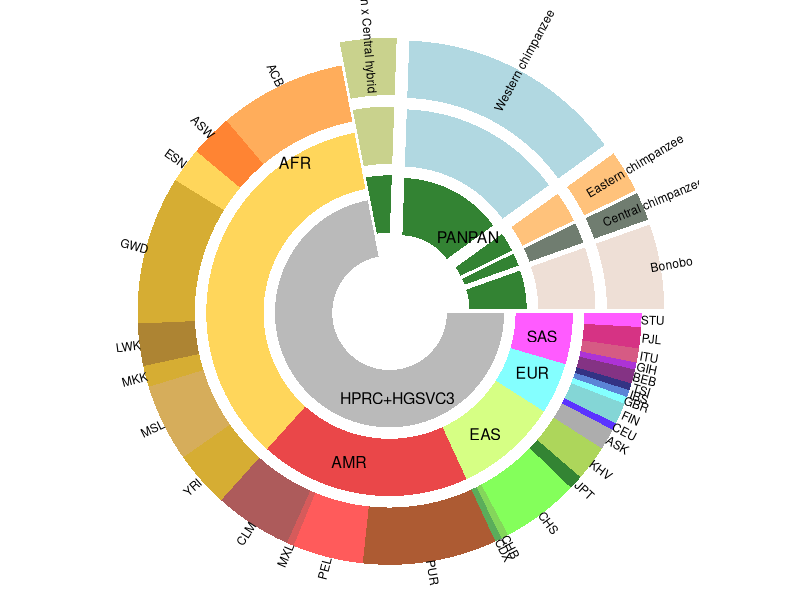
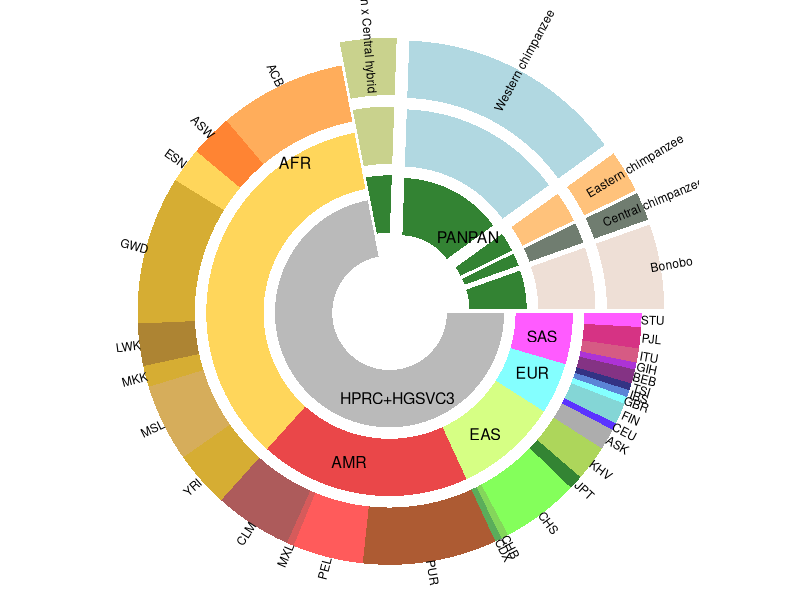

R code for these plots, in order:
## ---- chunk 1
knitr::opts_chunk$set(echo = TRUE)
## ---- chunk 2
# Load required libraries
library(tidyverse)

# Read the data
data <- read_tsv("PANPAN_HPRC_HGSVC_METADATA.txt")

# Create a function to get simplified dataset type
get_dataset_type2 <- function(dataset) {
  if (grepl("PANPAN", dataset)) return("PANPAN")
  return("HPRC+HGSVC3")
}

# Define colors for simplified dataset types
dataset_colors2 <- c(
  "PANPAN" = "darkgreen",
  "HPRC+HGSVC3" = "darkgrey"
)

# Prepare the data
plot_data <- data %>%
  mutate(dataset2 = sapply(dataset, get_dataset_type2),
         dataset_color = dataset_colors2[dataset2]) %>%
  group_by(p2, HPRC_meta.Population, dataset2, dataset_color, Continent.colors, HPRC_PANPAN.color) %>%
  summarise(count = n()) %>%
  ungroup()

# Define the correct order of continents
continent_order <- c("AFR", "AMR", "EAS", "EUR", "SAS")

# Reorder the data based on the defined continent order and ensure PANPAN samples are grouped
plot_data <- plot_data %>%
  mutate(p2 = factor(p2, levels = continent_order)) %>%
  arrange(p2, desc(dataset2), HPRC_meta.Population) %>%
  mutate(group = row_number())

# Calculate cumulative counts and angles for positioning
plot_data <- plot_data %>%
  mutate(
    end = cumsum(count),
    start = end - count,
    total = sum(count),
    start_angle = 2 * pi * start / total,
    end_angle = 2 * pi * end / total,
    mid_angle = (start_angle + end_angle) / 2
  )

# Function to create a data frame for each ring
create_ring_data <- function(data, r_inner, r_outer, explode_factor = 0) {
  data %>%
    rowwise() %>%
    mutate(
      explode_mid = if_else(dataset2 == "PANPAN", explode_factor, 0),
      x_mid = (r_inner + r_outer) / 2 * cos(mid_angle),
      y_mid = (r_inner + r_outer) / 2 * sin(mid_angle),
      x_explode = x_mid + explode_mid * cos(mid_angle),
      y_explode = y_mid + explode_mid * sin(mid_angle),
      x_diff = x_explode - x_mid,
      y_diff = y_explode - y_mid,
      x = list(c(r_inner * cos(seq(start_angle, end_angle, length.out = 50)),
                 r_outer * cos(seq(end_angle, start_angle, length.out = 50))) + x_diff),
      y = list(c(r_inner * sin(seq(start_angle, end_angle, length.out = 50)),
                 r_outer * sin(seq(end_angle, start_angle, length.out = 50))) + y_diff)
    ) %>%
    unnest(cols = c(x, y))
}

# Create data for each ring
dataset_ring <- create_ring_data(plot_data, 0.5, 1, explode_factor = 0.2) %>% mutate(ring = "dataset")
continent_ring <- create_ring_data(plot_data, 1.1, 1.6, explode_factor = 0.2) %>% mutate(ring = "continent")
population_ring <- create_ring_data(plot_data, 1.7, 2.2, explode_factor = 0.2) %>% mutate(ring = "population")

# Combine all rings
all_rings <- bind_rows(dataset_ring, continent_ring, population_ring)

# Create summary data for dataset and continent labels
dataset_labels <- plot_data %>%
  group_by(dataset2) %>%
  summarise(
    mid_angle = mean(mid_angle),
    count = sum(count)
  ) %>%
  mutate(
    x = 0.75 * cos(mid_angle) + if_else(dataset2 == "PANPAN", 0.2 * cos(mid_angle), 0),
    y = 0.75 * sin(mid_angle) + if_else(dataset2 == "PANPAN", 0.2 * sin(mid_angle), 0)
  )

continent_labels <- plot_data %>%
  group_by(p2) %>%
  summarise(
    mid_angle = mean(mid_angle),
    count = sum(count),
    is_panpan = any(dataset2 == "PANPAN")
  ) %>%
  mutate(
    x = 1.35 * cos(mid_angle) + if_else(is_panpan, 0.2 * cos(mid_angle), 0),
    y = 1.35 * sin(mid_angle) + if_else(is_panpan, 0.2 * sin(mid_angle), 0)
  )

# Create the plot
p <- ggplot(all_rings) +
  geom_polygon(aes(x = x, y = y, group = interaction(group, ring), 
                   fill = case_when(
                     ring == "dataset" ~ dataset_color,
                     ring == "continent" ~ Continent.colors,
                     ring == "population" ~ HPRC_PANPAN.color
                   )),
               alpha = 0.8) +
  # Dataset labels
  geom_text(data = dataset_labels,
            aes(x = x, y = y, label = dataset2),
            hjust = 0.5, vjust = 0.5, size = 4, color = "black") +
  # Continent labels
  geom_text(data = continent_labels,
            aes(x = x, y = y, label = p2),
            hjust = 0.5, vjust = 0.5, size = 4) +
  # Population labels (outside)
  geom_text(data = mutate(plot_data,
                          x = 2.3 * cos(mid_angle) + if_else(dataset2 == "PANPAN", 0.2 * cos(mid_angle), 0),
                          y = 2.3 * sin(mid_angle) + if_else(dataset2 == "PANPAN", 0.2 * sin(mid_angle), 0)),
            aes(x = x, y = y, 
                label = HPRC_meta.Population,
                angle = (mid_angle * 180 / pi + 90) %% 180 - 90),
            hjust = 0.5, vjust = 0.5, size = 3) +
  coord_fixed() +
  scale_fill_identity() +
  theme_void() +
  theme(legend.position = "none")

# Display the plot
print(p)

# Save the plot
ggsave("multi_level_population_plot_panpan_exploded.png", p, width = 12, height = 12, units = "in", dpi = 300)
